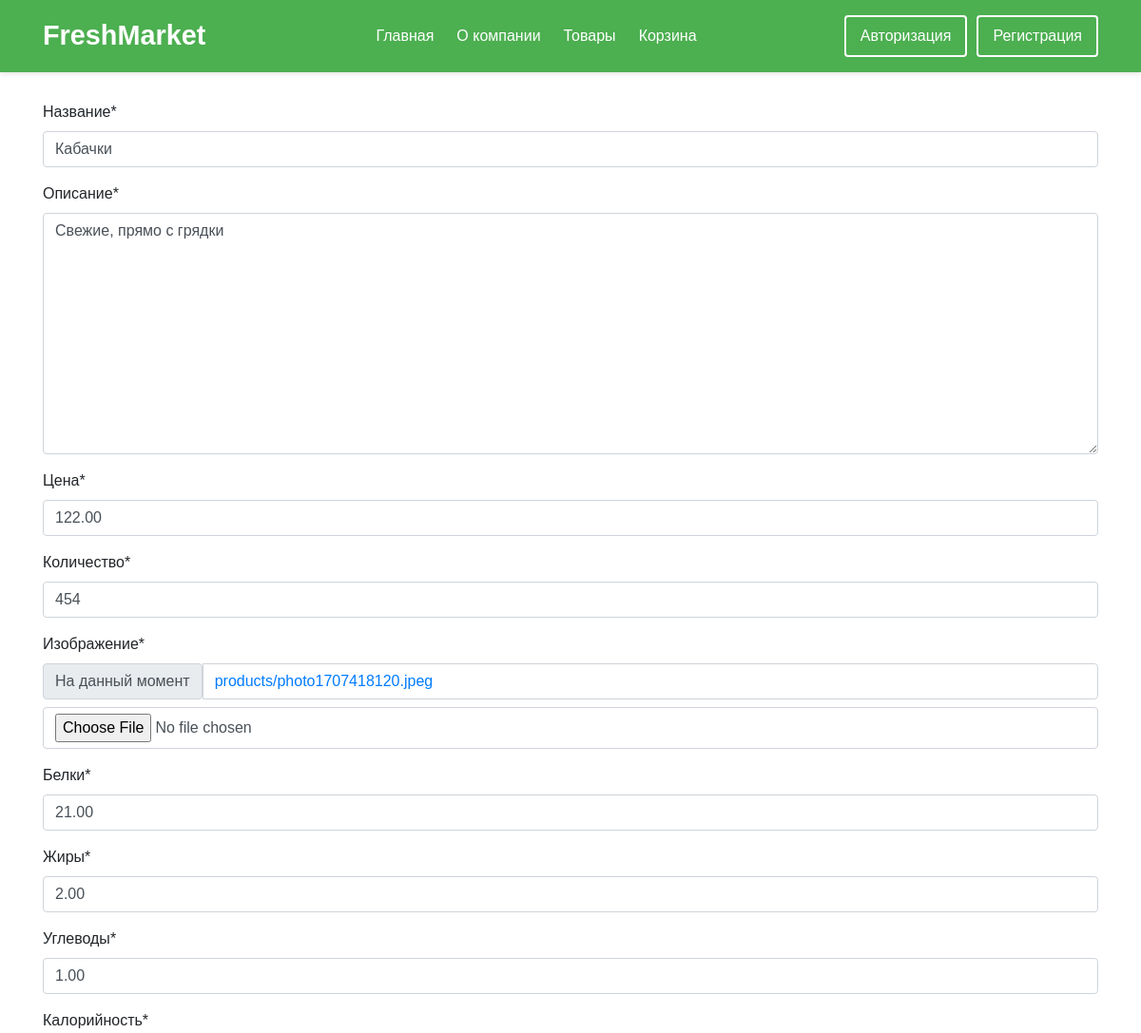
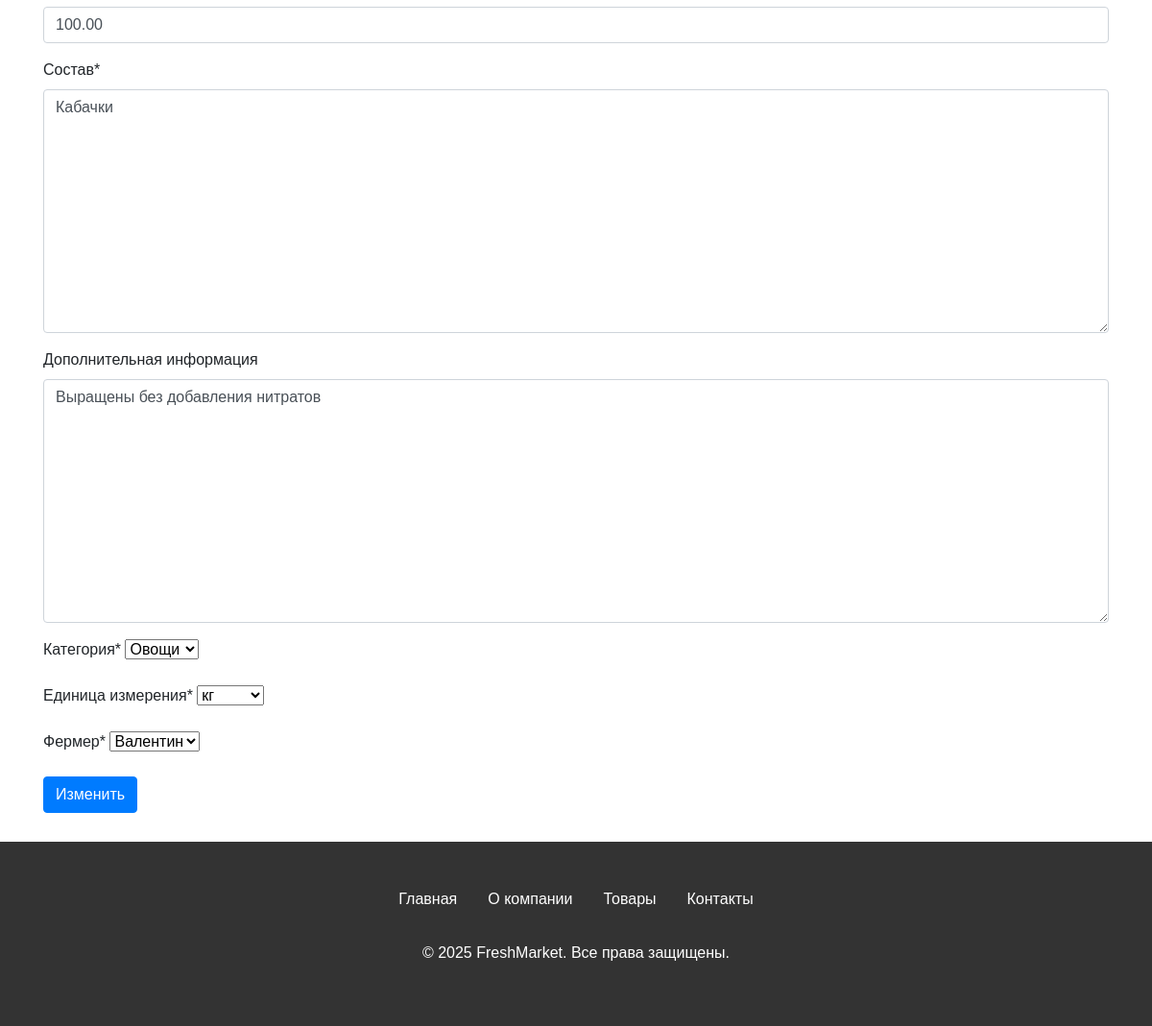
The page /admin-panel/product/detail/edit/1 on the database its author committed (2 pictures, top to bottom).
### products/models.py (models this page shows, shortened)
class Product(models.Model):
    name = models.CharField(max_length=150, verbose_name="Название")
    description = models.TextField(verbose_name="Описание")
    price = models.DecimalField(
        max_digits=10,
        decimal_places=2,
        validators=[MinValueValidator(0.01)],
        verbose_name="Цена"
    )
    quantity = models.PositiveIntegerField(verbose_name="Количество")
    created_at = models.DateTimeField(auto_now_add=True, verbose_name="Дата создания")
    image = models.ImageField(upload_to='products/', verbose_name="Изображение")
    squirrels = models.DecimalField(max_digits=10, decimal_places=2, verbose_name="Белки")
    fats = models.DecimalField(max_digits=10, decimal_places=2, verbose_name="Жиры")
    carbohydrates = models.DecimalField(max_digits=10, decimal_places=2, verbose_name="Углеводы")
    calorie_content = models.DecimalField(max_digits=10, decimal_places=2, verbose_name="Калорийность")
    composition = models.TextField(verbose_name="Состав")
    additional_info = models.TextField(verbose_name="Дополнительная информация", blank=True, null=True)
    category = models.ForeignKey(
        Category,
        on_delete=models.CASCADE,
        verbose_name="Категория"
    )
    unit_of_measurement = models.ForeignKey(
        UnitOfMeasurement,
        on_delete=models.CASCADE,
        verbose_name="Единица измерения"
    )
    farmer = models.ForeignKey(
        Farmer,
        on_delete=models.CASCADE,
        verbose_name="Фермер", null=True
    )
    class Meta:
        verbose_name = "Продукт"
        verbose_name_plural = "Продукты"

class Category(models.Model):
    name = models.CharField(max_length=150, unique=True, verbose_name="Название категории")
    def __str__(self):
        return self.name
    class Meta:
        verbose_name = "Категория"
        verbose_name_plural = "Категории"

class UnitOfMeasurement(models.Model):
    name = models.CharField(max_length=10, unique=True, verbose_name="Единица измерения")
    def __str__(self):
        return self.name
    class Meta:
        verbose_name = "Единица измерения"
        verbose_name_plural = "Единицы измерения"

class Farmer(models.Model):
    name = models.CharField(max_length=100, verbose_name="Имя фермера")
    contact = models.CharField(max_length=20, verbose_name="Контактный телефон")
    address = models.TextField(verbose_name="Адрес фермы")
    description = models.TextField(verbose_name="Описание хозяйства")
    photo = models.ImageField(upload_to='farmers/', default="farmers/unknown.jpg", verbose_name="Фото фермера", null=True, blank=True)
    registration_number = models.CharField(
        max_length=50,
        verbose_name="Регистрационный номер",
        unique=True,
    )
    created_at = models.DateTimeField(auto_now_add=True, verbose_name="Дата регистрации")
    def __str__(self):
        return self.name
    class Meta:
        verbose_name = "Фермер"
        verbose_name_plural = "Фермеры"

### products/views.py (the view)
# urls.py: path('admin-panel/product/detail/edit/<int:pk>', views.ProductUpdateView.as_view(), name="product_edit"),
class ProductUpdateView(FormMixin, UpdateView):
    model = models.Product
    form_class = forms.ProductForm
    success_url = reverse_lazy("product_list")
    action_name = "Изменить"

### products/forms.py
class ProductForm(forms.ModelForm):
    class Meta:
        model = Product
        fields = "__all__"

### products/views.py (called while the page is built)
    def get_context_data(self, **kwargs):
        context = super().get_context_data(**kwargs)
        context["action_name"] = getattr(self, "action_name", "")
        return context

### products/templates/products/admin/form.html (shortened to what this page needs)
{% extends 'products/base.html' %}
{% load static %}
{% load crispy_forms_tags %}
{% block content %}
<div class="container">
<form method="post">
    {{ form|crispy }}
    <button type="submit" class="btn btn-primary">{{action_name}}</button>
</form>
</div>
{% endblock content %}

### products/static/products/css/base.css (style rules this page uses)
* { margin: 0; padding: 0; box-sizing: border-box; font-family: 'Arial', sans-serif; }
body { background-color: #f9f9f9; color: #333; display: flex; flex-direction: column; min-height: 100vh; }

### products/static/products/css/header.css (style rules this page uses)
.container { width: 90%; max-width: 1200px; margin: 0 auto; }

### products/templates/products/admin/form.html (style rules this page uses)
form { margin: 30px 0px; }

### rows shown on the page
Product: name "Кабачки", description "Свежие, прямо с грядки", price "122.00", quantity "454", squirrels "21.00", fats "2.00", carbohydrates "1.00", calorie_content "100.00", composition "Кабачки", additional_info "Выращены без добавления нитратов", category "Овощи", unit_of_measurement "кг", farmer "Валентин"

### other values the page prints
{{ action_name }} "Изменить"
